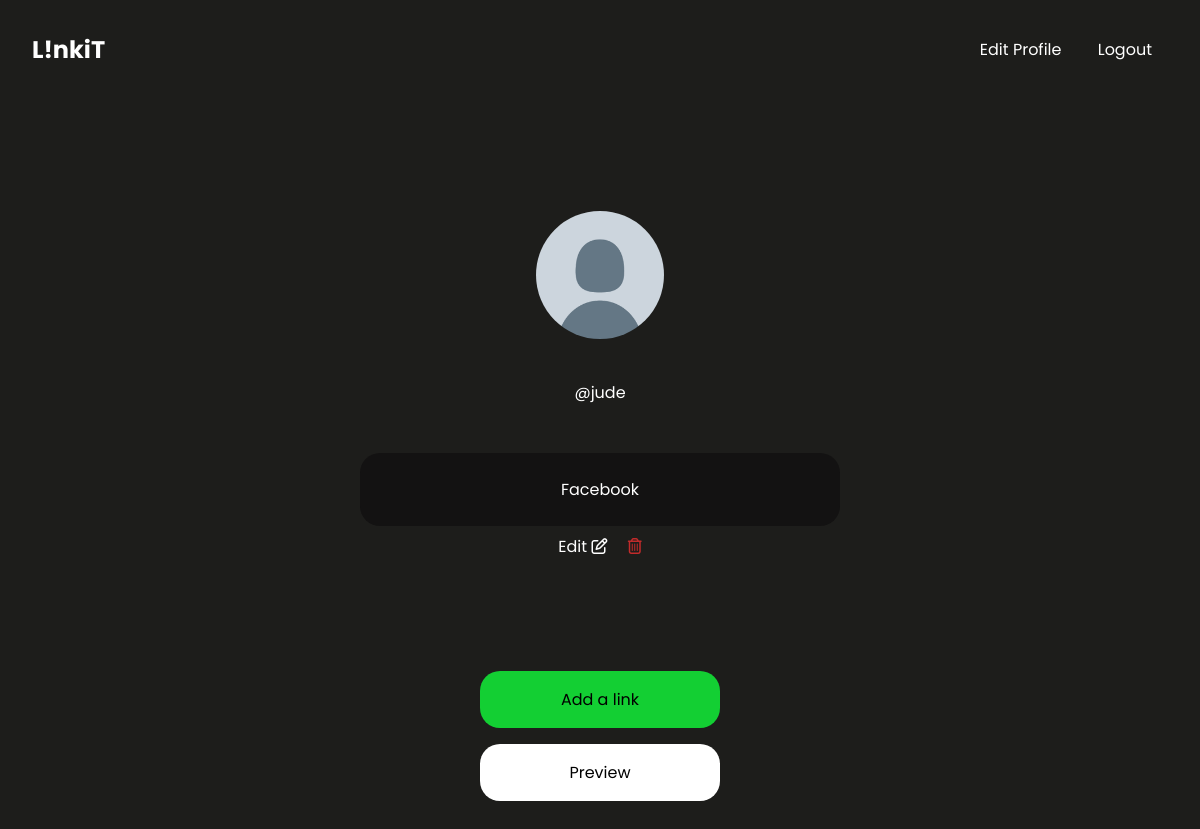
Page /admin-page/ (signed in) on the earlier database version.
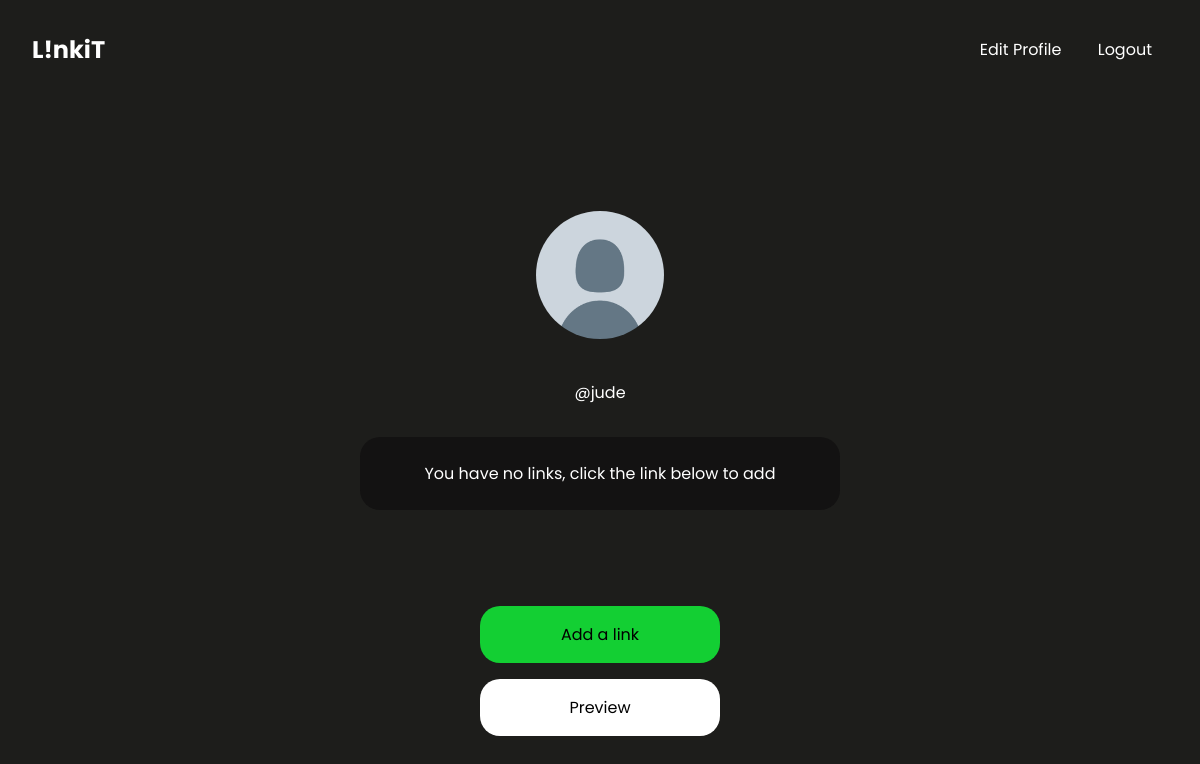
Same page on the later database version.
### lta/models.py (models this page shows, shortened)
class Link(models.Model):
    name = models.CharField(max_length=15)
    url = models.CharField(max_length=50)

### lta/views.py (the view)
# urls.py: path("admin-page/", views.admin, name="admin"),
@login_required(login_url="loginpage")
def admin(request):
    links = Link.objects.all()
    context = {"links": links, }
    return render(request, "lta/admin.html", context)

### lta/templates/lta/admin.html (shortened to what this page needs)
{% extends 'lta/main.html' %} {% load static %} {% block content %}
<div class="container">
  <div class="profile-section">
    {% if request.user.profile_image %}
    <img src="{{ request.user.profile_image.url }}" alt="" /><br />
    {% endif %}
    <span class="username">@{{request.user.username}}</span>
  </div>
  {% for link in links %}
  <ul class="links">
    <li class="link">
      <a class="link-name" href="{{link.url}}">{{link.name}}</a>
    </li>
    <div class="edit-delete-link-container">
      <a class="edit" href="{% url 'updatelink' link.id %}"
        >Edit <i class="fa fa-pencil-square-o" aria-hidden="true"></i
      ></a>
      <a class="delete" href="{% url 'deletelink' link.id %}"
        ><i class="fa fa-trash-o" aria-hidden="true"></i
      ></a>
    </div>
  </ul>
  {% empty %}
  <ul>
    <li class="link">You have no links, click the link below to add</li>
  </ul>
  {% endfor %}
  <div class="bottom-btns">
    <a href="{% url 'addlink' %}" class="add-a-link">Add a link</a>
    <a href="{% url 'preview' request.user.username %}" class="preview"
      >Preview</a
    >
  </div>
</div>
{% endblock %}

Differences in the rows shown:
removed Link: name "Facebook"
Other differences:
text now shown: "You have no links, click the link below to add"
